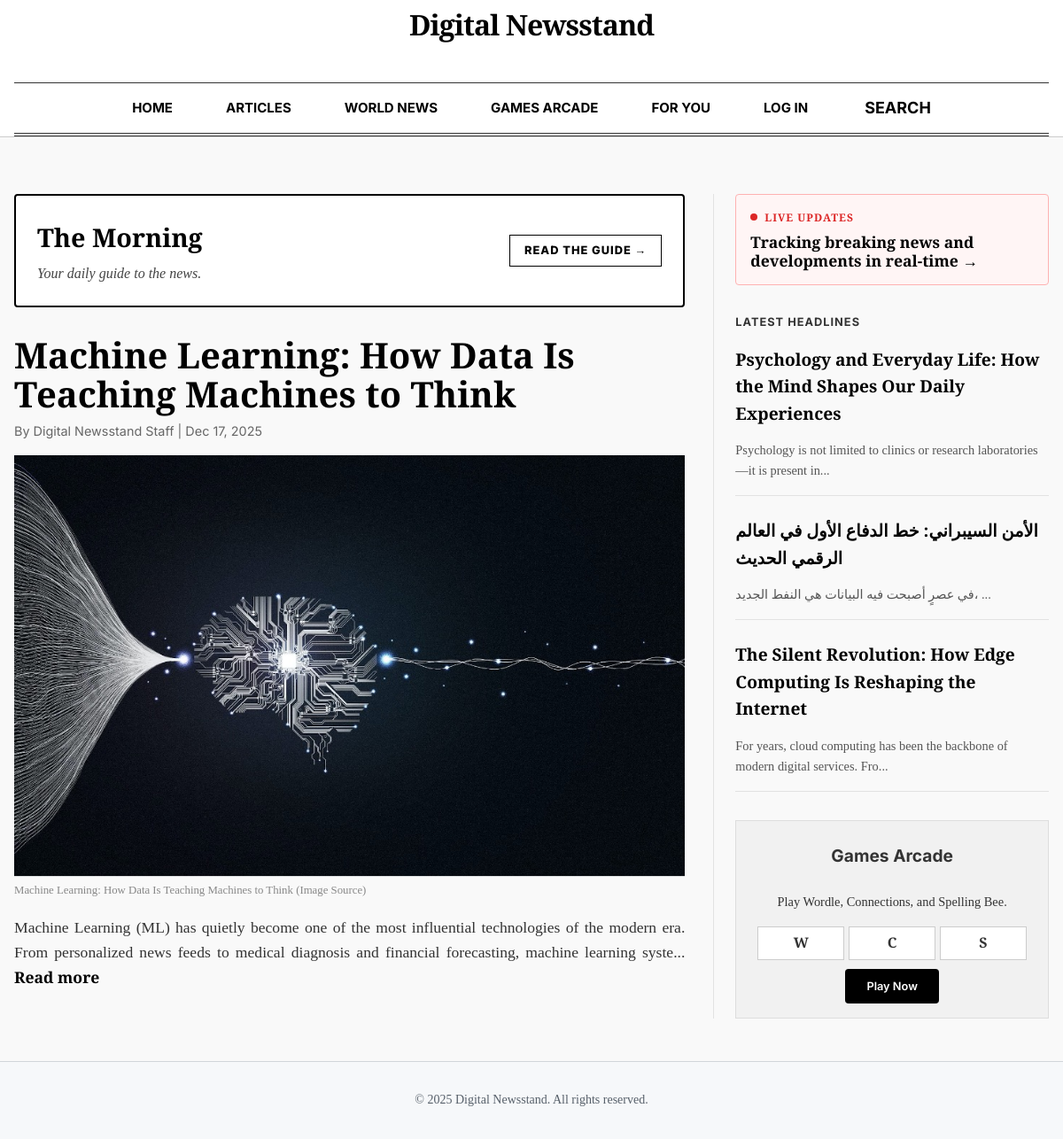
Before: / with the older database file.
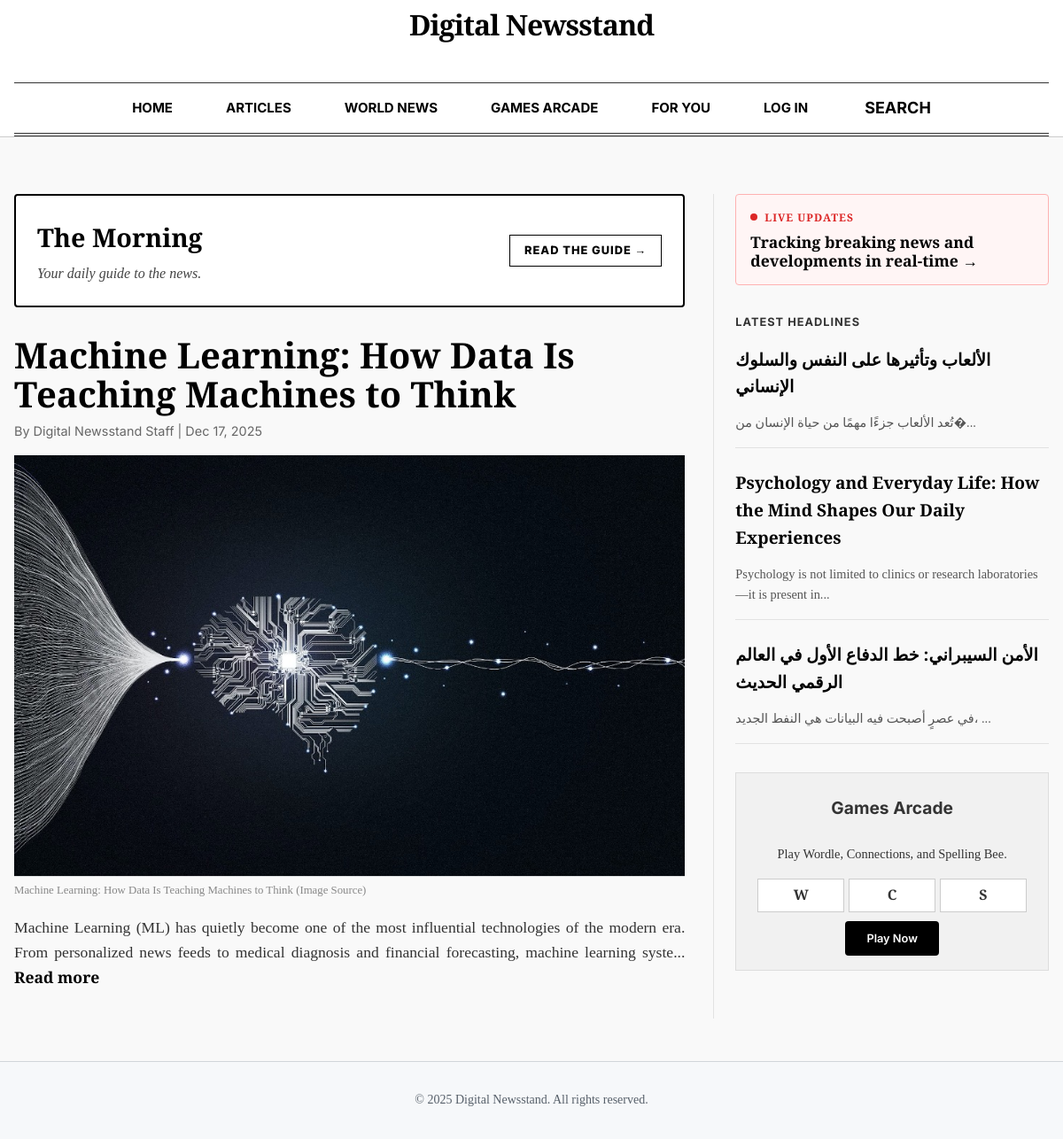
After: the same page with the newer database file.
### tables this page shows
CREATE TABLE `articles` (
  `id` int NOT NULL AUTO_INCREMENT,
  `title` varchar(255) NOT NULL,
  `content` text NOT NULL,
  `author` varchar(100) DEFAULT NULL,
  `category` varchar(100) DEFAULT NULL,
  `language` varchar(10) DEFAULT 'en',
  `thumbnail` varchar(255) DEFAULT NULL,
  `created_at` timestamp NULL DEFAULT CURRENT_TIMESTAMP,
  `status` enum('draft','published','archived') DEFAULT 'draft',
  `scheduled_at` datetime DEFAULT NULL,
  `is_featured` tinyint(1) DEFAULT '0',
  `visibility` enum('public','subscribed') DEFAULT 'public',
  `tags` text,
  `required_level` int DEFAULT '0',
  `required_plan_id` int DEFAULT NULL,
  PRIMARY KEY (`id`)
);

### src/index.php (called while the page is built, shortened)
<?php
require __DIR__ . '/config/DataBase_Connection.php';
$selectedLang = $_SESSION['lang'] ?? 'en';
$page = $_GET['page'] ?? "";
Router::route($page, $selectedLang);

### src/Models/Article.php (called while the page is built, shortened)
<?php
require_once __DIR__ . "/../Config/DataBase_Connection.php";
class Article {
    private PDO $conn;
    public function __construct() {
        $db = new Database();
        $this->conn = $db->connect();
    }
    public function getLatest(int $limit = 5): array {
        $stmt = $this->conn->prepare(
            "SELECT id, title, content as description, thumbnail, COALESCE(scheduled_at, created_at) as publishedAt, author
             FROM articles
             WHERE status = 'published'
             ORDER BY is_featured DESC, COALESCE(scheduled_at, created_at) DESC
             LIMIT ?"
        );
        $stmt->bindValue(1, $limit, PDO::PARAM_INT);
        $stmt->execute();
        return $stmt->fetchAll(PDO::FETCH_ASSOC);
    }
}

### src/Config/DataBase_Connection.php (called while the page is built, shortened)
<?php
if (!class_exists('Database')) {
class Database {
    private $host = "db";
    private $db_name = "News";
    private $username = "Rain";
    private $password = "Sunny";
    public function __construct() {
        $this->host = getenv('DB_HOST') ?: 'db';
        $this->db_name = getenv('DB_NAME') ?: 'News';
        $this->username = getenv('DB_USER') ?: 'Rain';
        $this->password = getenv('DB_PASS') ?: 'Sunny';
    }
    public function connect() {
        $this->conn = null;
        try {
            $this->conn = new PDO(
                "mysql:host={$this->host};dbname={$this->db_name};charset=utf8",
                $this->username,
                $this->password
            );
            $this->conn->setAttribute(PDO::ATTR_ERRMODE, PDO::ERRMODE_EXCEPTION);
        } catch(PDOException $e) {
            die("Database Connection Error: " . $e->getMessage());
        }
        return $this->conn;
    }
}
}

### src/Views/Home.php (the view, shortened to what the changed rows need)
<?php include(__DIR__ . '/layout/Header.php'); ?>
<?php
require_once __DIR__ . '/../Models/Article.php';
$articleModel = new Article();
$latestArticles = [];
try {
    $latestArticles = $articleModel->getLatest(4);
} catch (Exception $e) { }
$mainStory = $latestArticles[0] ?? null;
$sideStories = array_slice($latestArticles, 1, 3);
?>
<div class="container" style="margin-top: 2rem;">
    <div class="newspaper-grid" style="display: grid; grid-template-columns: 2fr 1fr; gap: 2rem; margin-bottom: 3rem;">
        <section class="main-column">
            <section class="morning-banner" style="background: #fff; color: #000; border: 2px solid #000; padding: 1.5rem; border-radius: 4px; margin-bottom: 2rem; display: flex; align-items: center; justify-content: space-between; cursor: pointer; transition: transform 0.2s;" onclick="window.location.href='?page=morning'">
                <div>
                    <h2 class="serif-headline" style="font-size: 1.8rem; margin: 0; color: #000;">The Morning</h2>
                </div>
            </section>
            <?php if ($mainStory): ?>
                <article class="lead-story" style="margin-bottom: 2rem;">
                    <a href="?page=article&id=<?= $mainStory['id'] ?>" style="color: black;">
                        <h2 class="serif-headline" style="font-size: 2.5rem; line-height: 1.1;"><?= htmlspecialchars($mainStory['title']) ?></h2>
                    </a>
                </article>
            <?php else: ?>
                <p>No featured stories today.</p>
            <?php endif; ?>
        </section>
        <aside class="side-column" style="border-left: 1px solid var(--border-light); padding-left: 1.5rem;">
            <?php foreach ($sideStories as $story): ?>
                <article style="margin-bottom: 1.5rem; border-bottom: 1px solid var(--border-light); padding-bottom: 1rem;">
                    <a href="?page=article&id=<?= $story['id'] ?>" style="color: black;">
                        <h4 class="serif-headline" style="font-size: 1.2rem;"><?= htmlspecialchars($story['title']) ?></h4>
                    </a>
                    <p style="font-size: 0.9rem; color: #555; margin-bottom: 0;">
                        <?= htmlspecialchars(substr($story['description'] ?? '', 0, 80)) ?>...
                    </p>
                </article>
            <?php endforeach; ?>
        </aside>
    </div>
</div>
<?php include(__DIR__ . '/layout/Footer.php'); ?>

Changed rows visible on the page:
no longer on this page (row unchanged): articles: title "The Silent Revolution: How Edge Computing Is Reshaping the Internet", content "For years, cloud computing has been the backbone of modern digital services. Fro"
added articles: title "الألعاب وتأثيرها على النفس والسلوك الإنساني", content "تُعد الألعاب جزءًا مهمًا من حياة الإنسان من�"
